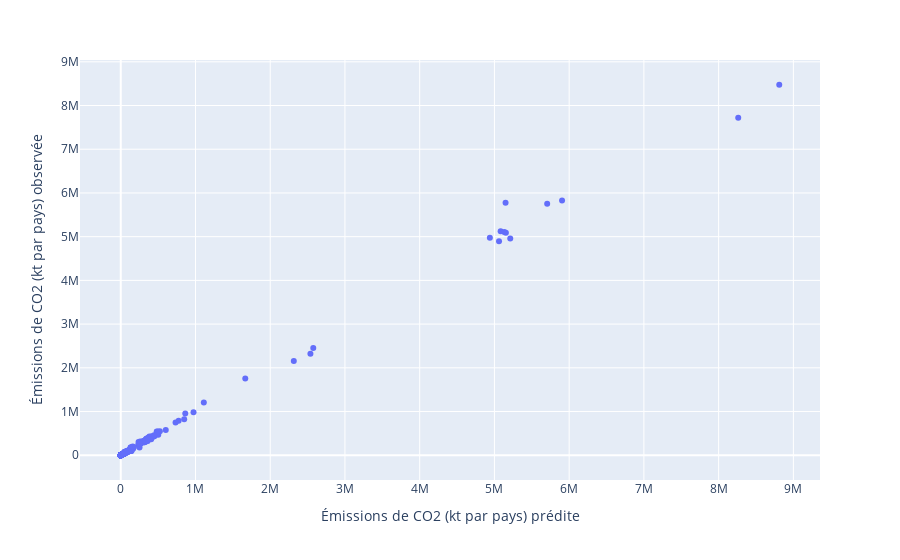

Here is the notebook cell this chart was saved with:
### Code cell
import plotly.express as px

fig=px.scatter(x=np.exp(lr1_y_test_pred),y=y_test,labels={'x': 'Émissions de CO2 (kt par pays) prédite' , 'y': 'Émissions de CO2 (kt par pays) observée'})
fig.show()

### Figure 1 — Plotly figure (JSON) as saved in the notebook; plotly's stock layout.template omitted (floating-point values rounded to 4 significant figures; data arrays with more than 128 entries replaced by an {"elided": "..."} marker saying what was removed)
{"data": [{"hovertemplate": "Émissions de CO2 (kt par pays) prédite=%{x}<br>Émissions de CO2 (kt par pays) observée=%{y}<extra></extra>", "legendgroup": "", "marker": {"color": "#636efa", "symbol": "circle"}, "mode": "markers", "name": "", "orientation": "v", "showlegend": false, "type": "scatter", "x": {"elided": "554 float values"}, "xaxis": "x", "y": {"elided": "554 float values"}, "yaxis": "y"}], "layout": {"legend": {"tracegroupgap": 0}, "margin": {"t": 60}, "xaxis": {"anchor": "y", "domain": [0, 1], "title": {"text": "Émissions de CO2 (kt par pays) prédite"}}, "yaxis": {"anchor": "x", "domain": [0, 1], "title": {"text": "Émissions de CO2 (kt par pays) observée"}}}}
